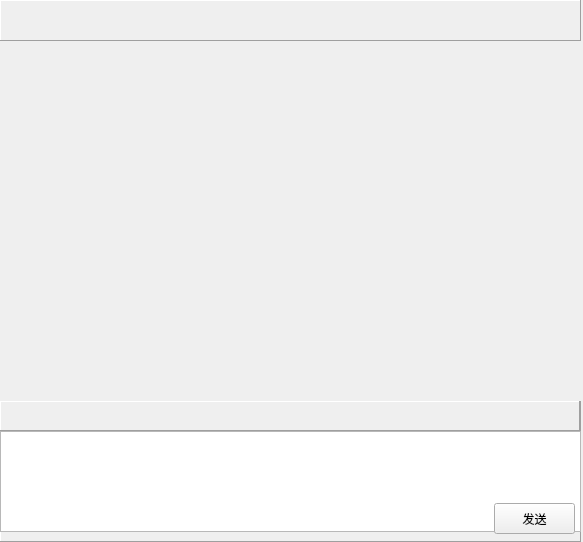
<?xml version="1.0" encoding="UTF-8"?>
<ui version="4.0">
 <class>GroupChatFormForm</class>
 <widget class="QWidget" name="GroupChatFormForm">
  <property name="geometry">
   <rect>
    <x>0</x>
    <y>0</y>
    <width>583</width>
    <height>542</height>
   </rect>
  </property>
  <property name="windowTitle">
   <string>Form</string>
  </property>
  <widget class="QFrame" name="topframe">
   <property name="geometry">
    <rect>
     <x>0</x>
     <y>0</y>
     <width>581</width>
     <height>41</height>
    </rect>
   </property>
   <property name="frameShape">
    <enum>QFrame::Panel</enum>
   </property>
   <property name="frameShadow">
    <enum>QFrame::Raised</enum>
   </property>
   <widget class="QLabel" name="namelabel">
    <property name="geometry">
     <rect>
      <x>13</x>
      <y>11</y>
      <width>81</width>
      <height>21</height>
     </rect>
    </property>
    <property name="text">
     <string/>
    </property>
   </widget>
  </widget>
  <widget class="QFrame" name="frame_2">
   <property name="geometry">
    <rect>
     <x>0</x>
     <y>401</y>
     <width>581</width>
     <height>141</height>
    </rect>
   </property>
   <property name="frameShape">
    <enum>QFrame::Panel</enum>
   </property>
   <property name="frameShadow">
    <enum>QFrame::Raised</enum>
   </property>
   <widget class="QFrame" name="frame_3">
    <property name="geometry">
     <rect>
      <x>-1</x>
      <y>-1</y>
      <width>581</width>
      <height>31</height>
     </rect>
    </property>
    <property name="frameShape">
     <enum>QFrame::Panel</enum>
    </property>
    <property name="frameShadow">
     <enum>QFrame::Raised</enum>
    </property>
   </widget>
   <widget class="QPlainTextEdit" name="plainTextEdit">
    <property name="geometry">
     <rect>
      <x>0</x>
      <y>30</y>
      <width>581</width>
      <height>101</height>
     </rect>
    </property>
   </widget>
   <widget class="QPushButton" name="sendButton">
    <property name="geometry">
     <rect>
      <x>494</x>
      <y>102</y>
      <width>81</width>
      <height>31</height>
     </rect>
    </property>
    <property name="text">
     <string>发送</string>
    </property>
   </widget>
  </widget>
  <widget class="MessageShowForm" name="showwidget" native="true">
   <property name="geometry">
    <rect>
     <x>-1</x>
     <y>39</y>
     <width>581</width>
     <height>361</height>
    </rect>
   </property>
  </widget>
 </widget>
 <customwidgets>
  <customwidget>
   <class>MessageShowForm</class>
   <extends>QWidget</extends>
   <header location="global">messageshowform.h</header>
   <container>1</container>
  </customwidget>
 </customwidgets>
 <resources/>
 <connections/>
</ui>
